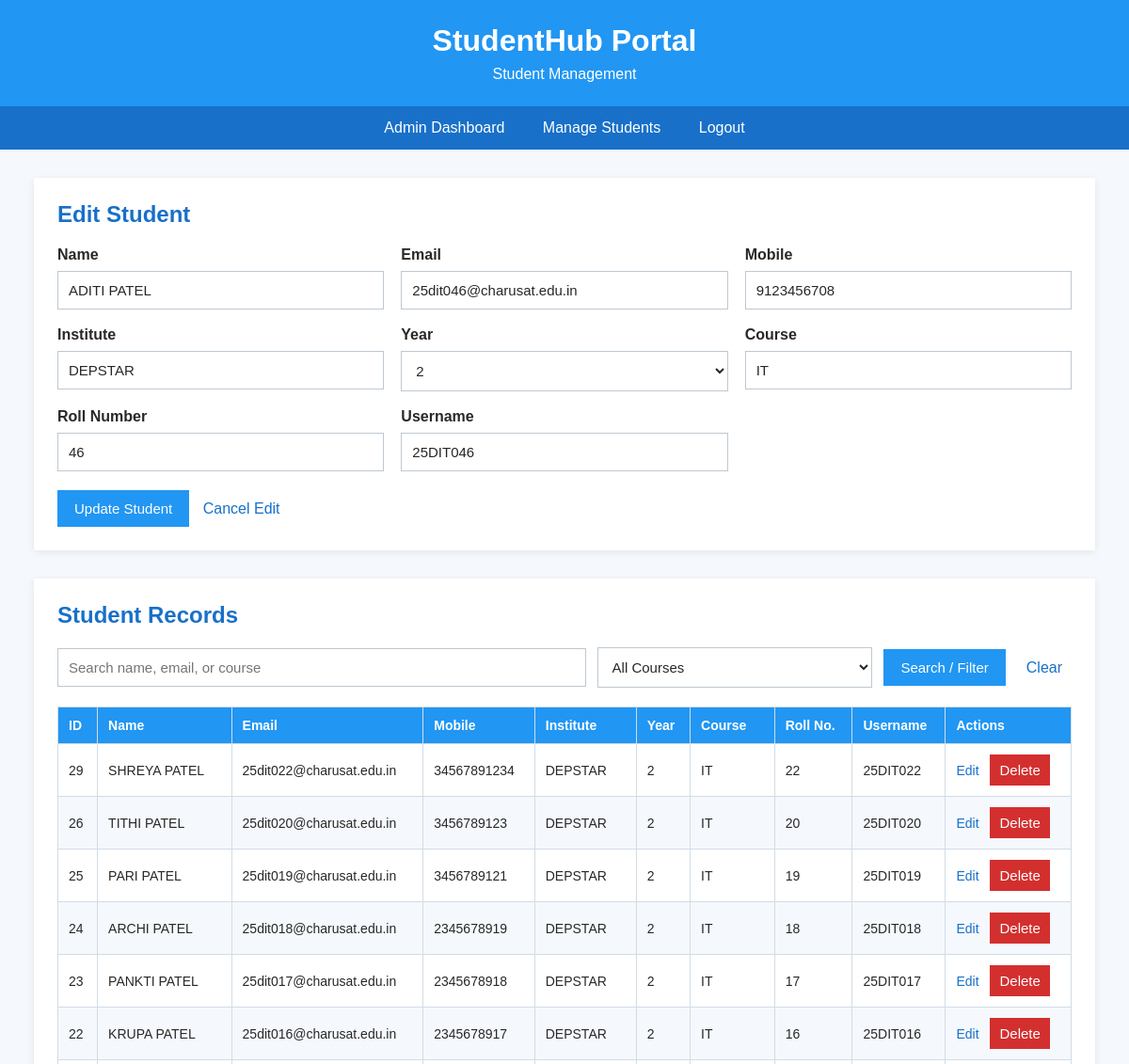
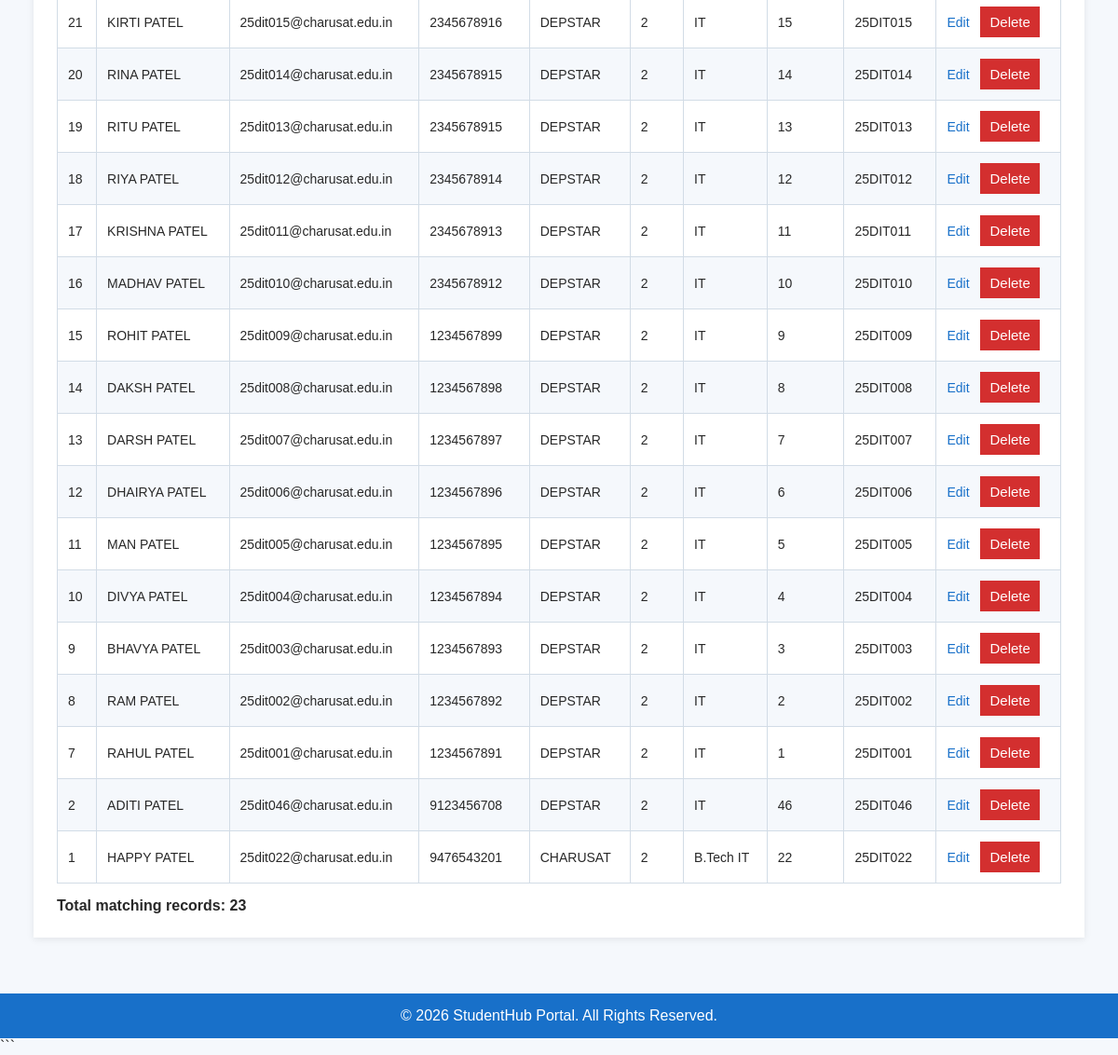
Page /manage_students.php?edit=2 (signed in) on the committed database (2 pictures, top to bottom).
### tables this page shows
CREATE TABLE `students` (
  `id` int(11) NOT NULL,
  `name` varchar(100) NOT NULL,
  `email` varchar(150) NOT NULL,
  `mobile` varchar(15) NOT NULL,
  `institute` varchar(150) NOT NULL,
  `year` int(11) NOT NULL,
  `course` varchar(100) NOT NULL,
  `roll_no` int(30) NOT NULL,
  `username` varchar(50) NOT NULL,
  `password` varchar(255) NOT NULL,
  `role` varchar(20) NOT NULL DEFAULT 'student'
);

### manage_students.php (the view, shortened to what this page needs)
<?php
require_once __DIR__ . "/db.php";
$editStudent = null;
if (isset($_GET["edit"])) {
    $id = (int)$_GET["edit"];
    $stmt = mysqli_prepare(
        $conn,
        "SELECT * FROM students WHERE id=? AND role='student'"
    );
    mysqli_stmt_bind_param($stmt, "i", $id);
    mysqli_stmt_execute($stmt);
    $result = mysqli_stmt_get_result($stmt);
    $editStudent = mysqli_fetch_assoc($result);
}
$search = trim($_GET["search"] ?? "");
$sql = "SELECT id, name, email, mobile, institute, year, course,
               roll_no, username
        FROM students
        WHERE role='student'";
$sql .= " ORDER BY id DESC";
$stmt = mysqli_prepare($conn, $sql);
mysqli_stmt_execute($stmt);
$students = mysqli_stmt_get_result($stmt);
?>
<!DOCTYPE html>
<html lang="en">
<head>
    <link rel="stylesheet" href="manage_students.css">
</head>
<body>
<header>
    <h1>StudentHub Portal</h1>
    <p>Student Management</p>
</header>
<nav>
    <a href="admin.php">Admin Dashboard</a>
    <a href="manage_students.php">Manage Students</a>
    <a href="logout.php">Logout</a>
</nav>
<main>
    <section class="form-section">
        <h2><?= $editStudent ? "Edit Student" : "Add Student" ?></h2>
        <form method="POST" action="manage_students.php">
            <div class="form-grid">
                <label>Name
                    <input
                        type="text"
                        name="name"
                        required
                        value="<?= htmlspecialchars($editStudent["name"] ?? "") ?>"
                    >
                </label>
                <label>Email
                    <input
                        type="email"
                        name="email"
                        required
                        value="<?= htmlspecialchars($editStudent["email"] ?? "") ?>"
                    >
                </label>
                <label>Mobile
                    <input
                        type="text"
                        name="mobile"
                        required
                        value="<?= htmlspecialchars($editStudent["mobile"] ?? "") ?>"
                    >
                </label>
                <label>Institute
                    <input
                        type="text"
                        name="institute"
                        required
                        value="<?= htmlspecialchars($editStudent["institute"] ?? "") ?>"
                    >
                </label>
                <label>Year
                    <select name="year" required>
                        <?php foreach (["1", "2", "3", "4"] as $y): ?>
                            <option
                                value="<?= $y ?>"
                                <?= (string)($editStudent["year"] ?? "") === $y ? "selected" : "" ?>
                            >
                                <?= $y ?>
                            </option>
                        <?php endforeach; ?>
                    </select>
                </label>
                <label>Course
                    <input
                        type="text"
                        name="course"
                        required
                        value="<?= htmlspecialchars($editStudent["course"] ?? "") ?>"
                    >
                </label>
                <label>Roll Number
                    <input
                        type="text"
                        name="roll_no"
                        required
                        value="<?= htmlspecialchars($editStudent["roll_no"] ?? "") ?>"
                    >
                </label>
                <label>Username
                    <input
                        type="text"
                        name="username"
                        required
                        value="<?= htmlspecialchars($editStudent["username"] ?? "") ?>"
                    >
                </label>
            </div>
            <button type="submit">
                <?= $editStudent ? "Update Student" : "Add Student" ?>
            </button>
            <?php if ($editStudent): ?>
                <a class="cancel-link" href="manage_students.php">
                    Cancel Edit
                </a>
            <?php endif; ?>
        </form>
    </section>
    <section class="table-section">
        <h2>Student Records</h2>
        <form method="GET" action="manage_students.php" class="search-form">
            <input
                type="text"
                name="search"
                placeholder="Search name, email, or course"
                value="<?= htmlspecialchars($search) ?>"
            >
            <select name="course">
                <option value="">All Courses</option>
            </select>
            <button type="submit">Search / Filter</button>
            <a class="cancel-link" href="manage_students.php">
                Clear
            </a>
        </form>
        <div class="table-wrapper">
            <table>
                <thead>
                    <tr>
                        <th>ID</th>
                        <th>Name</th>
                        <th>Email</th>
                        <th>Mobile</th>
                        <th>Institute</th>
                        <th>Year</th>
                        <th>Course</th>
                        <th>Roll No.</th>
                        <th>Username</th>
                        <th>Actions</th>
                    </tr>
                </thead>
                <tbody>
                    <?php if (mysqli_num_rows($students) > 0): ?>
                        <?php while ($student = mysqli_fetch_assoc($students)): ?>
                            <tr>
                                <td><?= (int)$student["id"] ?></td>
                                <td><?= htmlspecialchars($student["name"]) ?></td>
                                <td><?= htmlspecialchars($student["email"]) ?></td>
                                <td><?= htmlspecialchars($student["mobile"]) ?></td>
                                <td><?= htmlspecialchars($student["institute"]) ?></td>
                                <td><?= htmlspecialchars($student["year"]) ?></td>
                                <td><?= htmlspecialchars($student["course"]) ?></td>
                                <td><?= htmlspecialchars($student["roll_no"]) ?></td>
                                <td><?= htmlspecialchars($student["username"]) ?></td>
                                <td class="actions">
                                    <a href="manage_students.php?edit=<?= (int)$student["id"] ?>">
                                        Edit
                                    </a>
                                    <form
                                        method="POST"
                                        action="manage_students.php"
                                        onsubmit="return confirm('Are you sure you want to delete this student?');"
                                    >
                                        <button type="submit" class="delete-button">
                                            Delete
                                        </button>
                                    </form>
                                </td>
                            </tr>
                        <?php endwhile; ?>
                    <?php else: ?>
                        <tr>
                            <td colspan="10">No student records found.</td>
                        </tr>
                    <?php endif; ?>
                </tbody>
            </table>
        </div>
        <p class="total">
            Total matching records: <?= mysqli_num_rows($students) ?>
        </p>
    </section>
</main>
<footer>
    <p>&copy; 2026 StudentHub Portal. All Rights Reserved.</p>
</footer>
</body>
</html>

### manage_students.css (style rules this page uses)
* { margin: 0; padding: 0; box-sizing: border-box; }
body { font-family: Arial, sans-serif; background-color: rgb(245, 248, 252); color: rgb(40, 40, 40); min-height: 100vh; display: flex; flex-direction: column; }
header { background-color: rgb(33, 150, 243); color: white; text-align: center; padding: 25px 15px; }
header h1 { margin-bottom: 8px; }
nav { background-color: rgb(24, 112, 201); padding: 14px; text-align: center; }
nav a { color: white; text-decoration: none; margin: 0 18px; font-size: 16px; }
main { width: 94%; max-width: 1400px; margin: 30px auto; flex: 1; }
.form-section, .table-section { background-color: white; padding: 25px; margin-bottom: 30px; box-shadow: 0 2px 8px rgba(0, 0, 0, 0.08); }
h2 { color: rgb(24, 112, 201); margin-bottom: 20px; }
.form-grid { display: grid; grid-template-columns: repeat(3, 1fr); gap: 18px; margin-bottom: 20px; }
.form-grid label { display: flex; flex-direction: column; gap: 8px; font-weight: bold; }
input, select { width: 100%; padding: 11px; border: 1px solid rgb(190, 200, 210); font-size: 15px; background-color: white; color: rgb(40, 40, 40); }
button { background-color: rgb(33, 150, 243); color: white; border: none; padding: 11px 18px; font-size: 15px; cursor: pointer; }
.search-form { display: flex; gap: 12px; margin-bottom: 20px; align-items: center; }
.search-form input { flex: 2; }
.search-form select { flex: 1; }
.cancel-link { color: rgb(24, 112, 201); text-decoration: none; display: inline-block; padding: 10px; }
.table-wrapper { width: 100%; overflow-x: auto; }
table { width: 100%; border-collapse: collapse; background-color: white; }
th, td { border: 1px solid rgb(210, 220, 230); padding: 11px; text-align: left; font-size: 14px; }
th { background-color: rgb(33, 150, 243); color: white; }
tbody tr:nth-child(even) { background-color: rgb(245, 248, 252); }
.actions { white-space: nowrap; }
.actions a { display: inline-block; color: rgb(24, 112, 201); margin-right: 8px; text-decoration: none; }
.actions form { display: inline-block; }
.delete-button { background-color: rgb(211, 47, 47); padding: 8px 10px; }
.total { margin-top: 15px; font-weight: bold; }
footer { background-color: rgb(24, 112, 201); color: white; text-align: center; padding: 15px; margin-top: auto; }

### rows in the picture
students: name "ADITI PATEL", email "25dit046@charusat.edu.in", mobile "9123456708", institute "DEPSTAR", year "2", course "IT", roll_no "46", username "25DIT046", id "2"
students: id "29", name "SHREYA PATEL", email "25dit022@charusat.edu.in", mobile "34567891234", institute "DEPSTAR", year "2", course "IT", roll_no "22", username "25DIT022"
students: id "26", name "TITHI PATEL", email "25dit020@charusat.edu.in", mobile "3456789123", institute "DEPSTAR", year "2", course "IT", roll_no "20", username "25DIT020"
students: id "25", name "PARI PATEL", email "25dit019@charusat.edu.in", mobile "3456789121", institute "DEPSTAR", year "2", course "IT", roll_no "19", username "25DIT019"
students: id "24", name "ARCHI PATEL", email "25dit018@charusat.edu.in", mobile "2345678919", institute "DEPSTAR", year "2", course "IT", roll_no "18", username "25DIT018"
students: id "23", name "PANKTI PATEL", email "25dit017@charusat.edu.in", mobile "2345678918", institute "DEPSTAR", year "2", course "IT", roll_no "17", username "25DIT017"
students: id "22", name "KRUPA PATEL", email "25dit016@charusat.edu.in", mobile "2345678917", institute "DEPSTAR", year "2", course "IT", roll_no "16", username "25DIT016"
students: id "21", name "KIRTI PATEL", email "25dit015@charusat.edu.in", mobile "2345678916", institute "DEPSTAR", year "2", course "IT", roll_no "15", username "25DIT015"
students: id "20", name "RINA PATEL", email "25dit014@charusat.edu.in", mobile "2345678915", institute "DEPSTAR", year "2", course "IT", roll_no "14", username "25DIT014"
students: id "19", name "RITU PATEL", email "25dit013@charusat.edu.in", mobile "2345678915", institute "DEPSTAR", year "2", course "IT", roll_no "13", username "25DIT013"
students: id "18", name "RIYA PATEL", email "25dit012@charusat.edu.in", mobile "2345678914", institute "DEPSTAR", year "2", course "IT", roll_no "12", username "25DIT012"
students: id "17", name "KRISHNA PATEL", email "25dit011@charusat.edu.in", mobile "2345678913", institute "DEPSTAR", year "2", course "IT", roll_no "11", username "25DIT011"
students: id "16", name "MADHAV PATEL", email "25dit010@charusat.edu.in", mobile "2345678912", institute "DEPSTAR", year "2", course "IT", roll_no "10", username "25DIT010"
students: id "15", name "ROHIT PATEL", email "25dit009@charusat.edu.in", mobile "1234567899", institute "DEPSTAR", year "2", course "IT", roll_no "9", username "25DIT009"
students: id "14", name "DAKSH PATEL", email "25dit008@charusat.edu.in", mobile "1234567898", institute "DEPSTAR", year "2", course "IT", roll_no "8", username "25DIT008"
students: id "13", name "DARSH PATEL", email "25dit007@charusat.edu.in", mobile "1234567897", institute "DEPSTAR", year "2", course "IT", roll_no "7", username "25DIT007"
students: id "12", name "DHAIRYA PATEL", email "25dit006@charusat.edu.in", mobile "1234567896", institute "DEPSTAR", year "2", course "IT", roll_no "6", username "25DIT006"
students: id "11", name "MAN PATEL", email "25dit005@charusat.edu.in", mobile "1234567895", institute "DEPSTAR", year "2", course "IT", roll_no "5", username "25DIT005"
students: id "10", name "DIVYA PATEL", email "25dit004@charusat.edu.in", mobile "1234567894", institute "DEPSTAR", year "2", course "IT", roll_no "4", username "25DIT004"
students: id "9", name "BHAVYA PATEL", email "25dit003@charusat.edu.in", mobile "1234567893", institute "DEPSTAR", year "2", course "IT", roll_no "3", username "25DIT003"
students: id "8", name "RAM PATEL", email "25dit002@charusat.edu.in", mobile "1234567892", institute "DEPSTAR", year "2", course "IT", roll_no "2", username "25DIT002"
students: id "7", name "RAHUL PATEL", email "25dit001@charusat.edu.in", mobile "1234567891", institute "DEPSTAR", year "2", course "IT", roll_no "1", username "25DIT001"
students: id "1", name "HAPPY PATEL", email "25dit022@charusat.edu.in", mobile "9476543201", institute "CHARUSAT", year "2", course "B.Tech IT", roll_no "22", username "25DIT022"

### other values in the picture
mysqli_num_rows($students) "23"
